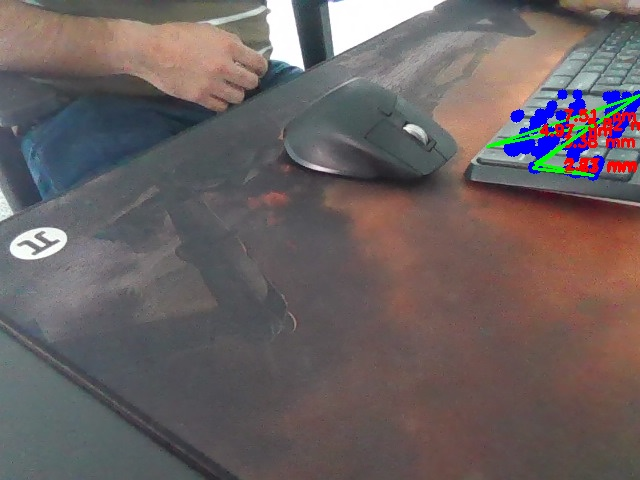
#> input picture Mediciones de partes/imagen_medida.jpg, 640 x 480 px, given in place of the camera
$ python umbral.py
#> lines starting #> are read from the running program, lines starting #| are printed output that depends on the picture; after the words box and inside, x2 and y2 are one past the last pixel; in counts of white or black regions, pixels touching at a corner belong together
#> further down, frame_actual is the input picture: shape (480, 640, 3); mean B, G, R 97.6, 97.4, 107.2
import cv2
import random

# Variables globales
frame_actual = None  # Variable para almacenar el frame actual
umbral_inicial = 180  # Umbral inicial
color_piezas = {}  # Diccionario para asignar un color único a cada pieza
area_minima = 100  # Área mínima para contar una figura


# Función para generar un color aleatorio
def generar_color_aleatorio():
    return (random.randint(0, 255), random.randint(0, 255), random.randint(0, 255))


# Función para procesar un frame de video con un umbral específico
def procesar_frame(frame):
    global frame_actual, umbral_inicial

    # Almacenar el frame actual en la variable global
    frame_actual = frame

    # Convertir el frame a escala de grises
    gris = cv2.cvtColor(frame, cv2.COLOR_BGR2GRAY)
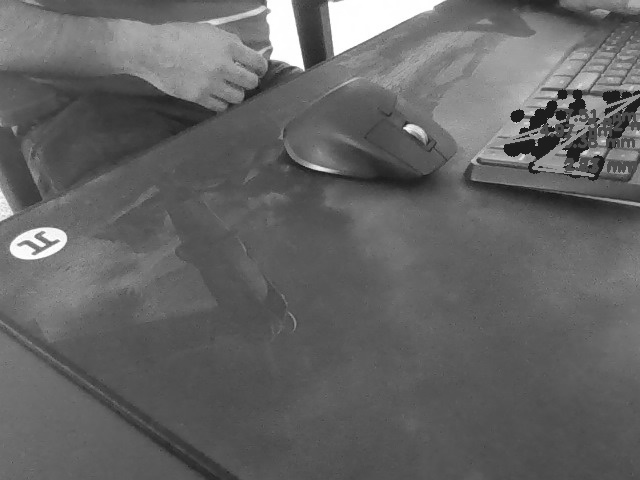
#> gris: shape (480, 640); min 22, max 255, mean 100.3

    # Aplicar el umbral para segmentar el objeto blanco
    _, binary_mask = cv2.threshold(gris, umbral_inicial, 255, cv2.THRESH_BINARY)
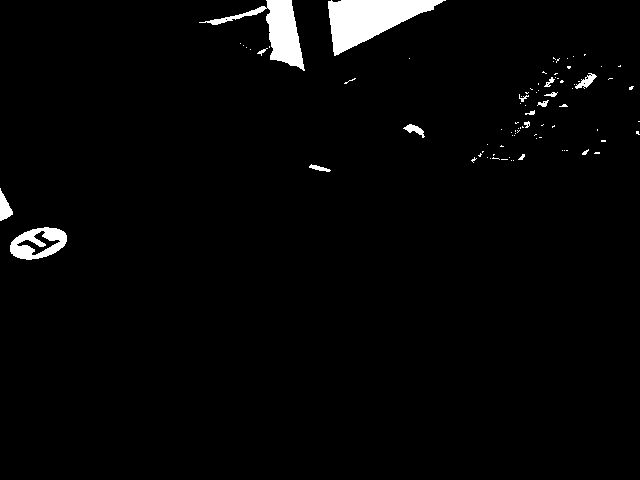
#> binary_mask: shape (480, 640); 2.5% white; 88 white regions (72 under 20 px)

    # Encontrar contornos en la máscara binaria
    contornos, _ = cv2.findContours(binary_mask, cv2.RETR_EXTERNAL, cv2.CHAIN_APPROX_SIMPLE)
#> contornos = 88 contours, 78 with area under 20; largest, box (x1, y1, x2, y2) and area: (328, 0, 446, 56) 3238, (199, 0, 305, 71) 1928, (10, 227, 67, 260) 1316, (0, 188, 13, 221) 202, (575, 73, 597, 89) 120

    # Crear una copia del frame para mostrar la máscara binaria
    frame_con_mask = frame.copy()

    # Inicializar un índice para etiquetar las partes
    indice_parte = 1

    # Procesar cada contorno individual
    for contorno in contornos:
        # Calcular el área del contorno
        area = cv2.contourArea(contorno)

        # Si el área es menor que el umbral definido, omitir esta figura
        if area < area_minima:
            continue

        # Calcular el perímetro del contorno
        perimetro = cv2.arcLength(contorno, True)

        # Obtener las coordenadas del centroide
        M = cv2.moments(contorno)
        if M["m00"] != 0:
            centroide_x = int(M["m10"] / M["m00"])
            centroide_y = int(M["m01"] / M["m00"])
        else:
            centroide_x, centroide_y = 0, 0

        # Generar un color aleatorio para la pieza (si aún no se ha asignado)
        if indice_parte not in color_piezas:
            color_piezas[indice_parte] = generar_color_aleatorio()

        # Dibujar el contorno en el frame original con el color asignado
        cv2.drawContours(frame, [contorno], -1, color_piezas[indice_parte], 2)

        # Etiquetar la figura con un número y mostrar el área, el perímetro y las coordenadas del centroide
        etiqueta = f"Parte {indice_parte}: Area={area:.2f}, Perimetro={perimetro:.2f}, Centroide=({centroide_x},{centroide_y})"
        cv2.putText(frame, etiqueta, (10, 30 * indice_parte), cv2.FONT_HERSHEY_SIMPLEX, 0.5, color_piezas[indice_parte],
                    2)

        # Dibujar la máscara binaria en la copia del frame
        cv2.drawContours(frame_con_mask, [contorno], -1, color_piezas[indice_parte], -1)  # Rellenar el contorno

        # Incrementar el índice de parte
        indice_parte += 1
#> this loop made 88 passes
#> (area, perimetro, centroide_x, centroide_y) on passes 1, 2, 41, 68, 87, 88: (1315.5, 149.6, 37, 242), (202, 77.46, 4, 207), (104, 58.77, 414, 129), (119.5, 79.15, 586, 80), (3238.5, 311.1, 369, 18), (1927.5, 362.2, 278, 31)
#> area on passes 3, 49, 52: 57.5, 29, 22.5
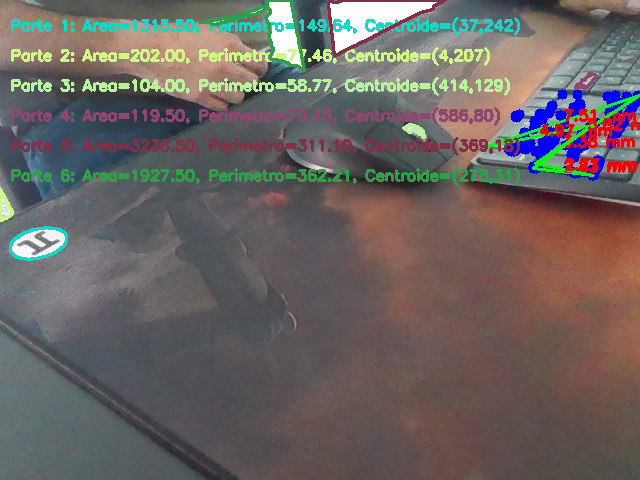
#> frame: shape (480, 640, 3); 7.13% of pixels changed, all inside (x1, y1, x2, y2) = (0, 0, 598, 261)
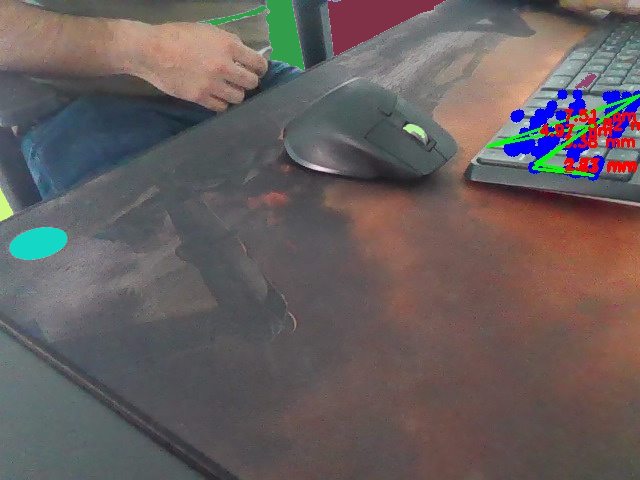
#> frame_con_mask: shape (480, 640, 3); 2.4% of pixels changed, all inside (x1, y1, x2, y2) = (0, 0, 597, 260)
#> after the loop, color_piezas = {1: (197, 215, 20), 2: (132, 248, 207), 3: (155, 244, 183), 4: (111, 71, 144), 5: (71, 48, 128), 6: (75, 158, 50)}; indice_parte = 7

    # Mostrar la máscara binaria junto al frame original
    cv2.imshow("Máscara Binaria", frame_con_mask)

    # Mostrar el frame resultante con las etiquetas
    cv2.imshow("Detección de Contorno en Tiempo Real", frame)


# Función de callback para la trackbar de umbral
def on_trackbar_umbral_change(val):
    global umbral_inicial
    umbral_inicial = val
    # Llamar a la función de procesamiento con el umbral actual
    procesar_frame(frame_actual)


# Función de callback para la trackbar de área mínima
def on_trackbar_area_minima_change(val):
    global area_minima
    area_minima = val
    # Llamar a la función de procesamiento con el umbral actual
    procesar_frame(frame_actual)


# Iniciar la captura de video desde la cámara (cambiar 0 a otro número si tienes múltiples cámaras)
cap = cv2.VideoCapture(0)

# Crear una ventana para mostrar la imagen
cv2.namedWindow("Detección de Contorno en Tiempo Real")

# Crear trackbars para ajustar el umbral y el área mínima en tiempo real
cv2.createTrackbar("Umbral", "Detección de Contorno en Tiempo Real", umbral_inicial, 255, on_trackbar_umbral_change)
cv2.createTrackbar("Área Mínima", "Detección de Contorno en Tiempo Real", area_minima, 2000,
                   on_trackbar_area_minima_change)

while True:
    # Capturar un frame de la cámara
    ret, frame_actual = cap.read()

    # Llamar a la función para procesar el frame
    procesar_frame(frame_actual)

    # Salir del bucle si se presiona la tecla 'q'
    if cv2.waitKey(1) & 0xFF == ord('q'):
#> (key q is pressed here)
        break

# Liberar la cámara y cerrar las ventanas
cap.release()
cv2.destroyAllWindows()
